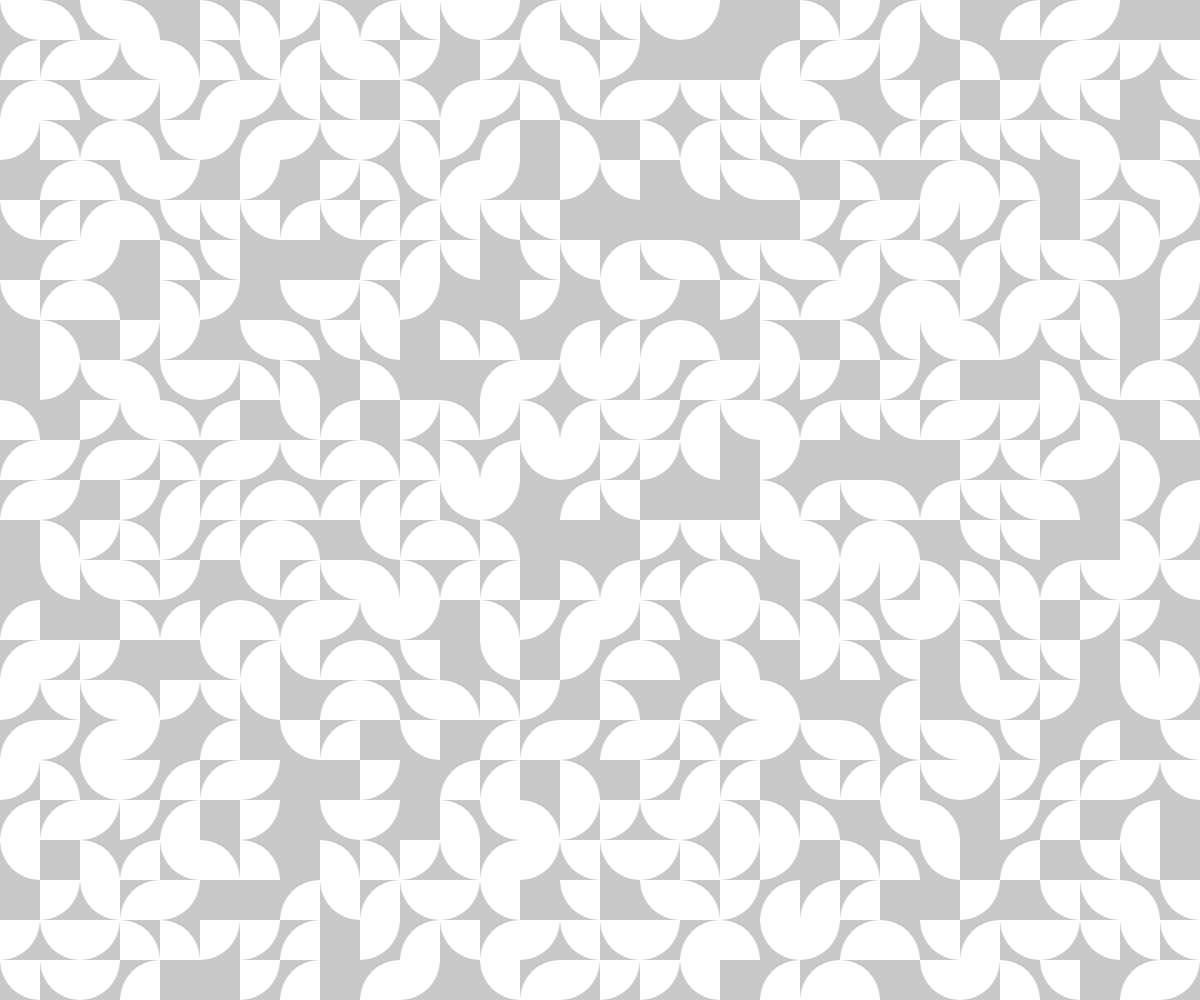
Frame 1 (no input)
Frame 60 (no input): identical to frame 1, image omitted
Frame 120 (the mouse pressed at the canvas centre since frame 60): identical to frame 1, image omitted

The p5.js sketch that drew this single still picture (run headless with seeded random() and noise() and a simulated clock; from frame 60 on, the mouse is pressed at the canvas centre):

// p5.js sketch
// ── sketch.js

// taille d'une cellule de la grille
var pas = 0;
// Variable qui va stocker le nombre aléatoire pour le choix du dessin du motif dans la boucle
var rnd = 0;

function setup() 
{
  createCanvas(windowWidth, windowHeight);
  drawGrid2();
}

function draw() 
{
}

function windowResized() 
{
  	resizeCanvas(windowWidth, windowHeight);
	drawGrid2();
}

function drawGrid()
{
 	background(200);

  	pas = width / 30.0;

	for (var y=0; y<=height-pas ; y = y + pas)
  	{
    	// Dessin d'une ligne de motifs
    	for (var x=0; x<=width-pas ; x = x + pas)
    	{
      		// Choix du nombre au hasard
			rnd = int(random(4));
      
	      // Si le nombre vaut 0
    	  if (rnd == 0)
      	{
        	line(x,y,x+pas,y+pas);
      	}
      	else if (rnd == 1)
      	{
        	line(x+pas,y,x,y+pas);
      	}
      	else if (rnd == 2)
      	{
        	line(x+pas/2,y,x+pas/2,y+pas);
      	}
      	else if (rnd == 3)
      	{
        	line(x,y+pas/2,x+pas,y+pas/2);
      	}
    	}
  	}
}

function drawGrid2()
{
 	background(200);
  	fill(255);
  	noStroke();
  	pas = width / 30.0;

	for (var y=0; y<=height-pas ; y = y + pas)
  	{

    	// Dessin d'une ligne de motifs
    	for (var x=0; x<=width-pas ; x = x + pas)
    	{
      		// Choix du nombre au hasard
			rnd = int(random(5));

// Si le nombre vaut 0
      if (rnd == 0)
      {
          arc(x,y,2*pas,2*pas,0,HALF_PI);
      }
      else if (rnd == 1)
      {
          arc(x,y+pas,2*pas,2*pas,-HALF_PI,0);
      }
      else if (rnd == 2)
      {
          arc(x+pas,y+pas,2*pas,2*pas,PI,PI+HALF_PI);
      }
      else if (rnd == 3)
      {
          arc(x+pas,y,2*pas,2*pas,HALF_PI, PI);
      }
      else if (rnd >= 4)
      {
        // Rien :-)
      }


		}
	}

}
// ── style.css
html, body 
{
  margin: 		0;
  padding: 		0;
  font-family:	Arial;
}

canvas 
{
	position:	fixed;
  	display: 	block;
  	top:		0;
  	left:		0;
  	z-index:	1;
}

#contenu 
{ 
	position:	relative; 
	padding:	30px;
	z-index:	2; 
}
